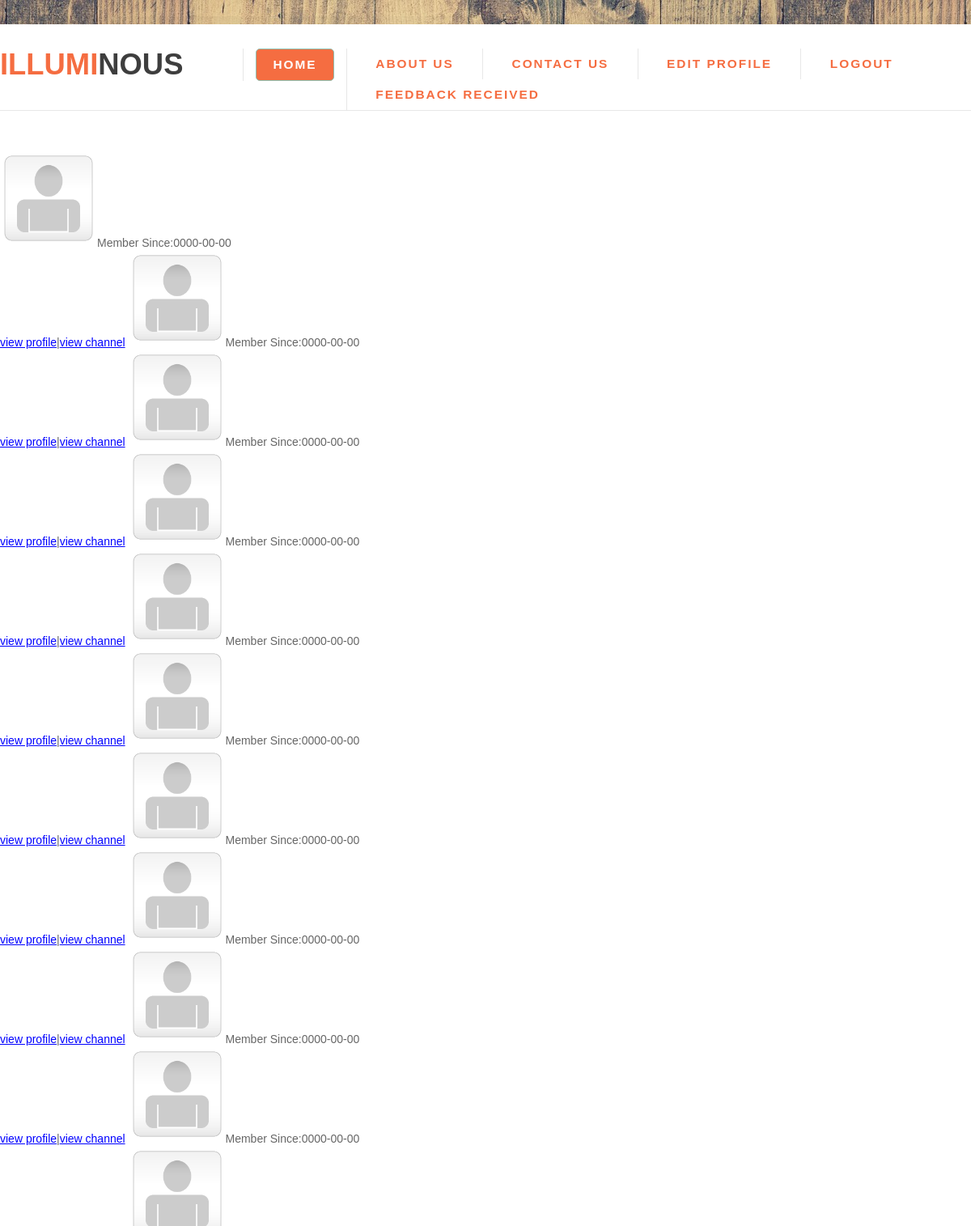
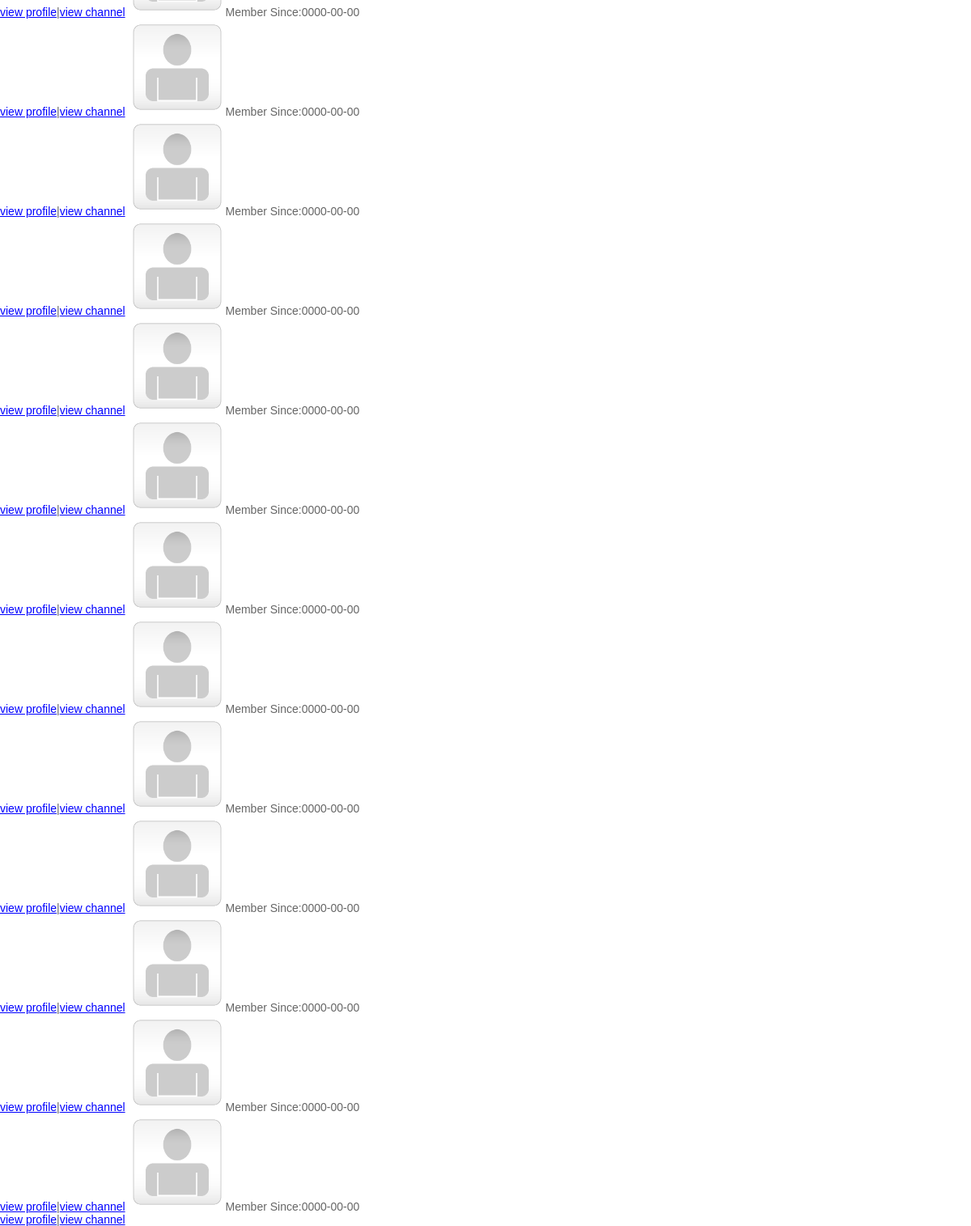
Screenshot of /uploads/98562-latest_members.php (signed in) with the database file from the repository (2 pictures, top to bottom).
### tables this page shows
CREATE TABLE IF NOT EXISTS `users` (
  `id` int(11) NOT NULL,
  `firstname` varchar(30) NOT NULL,
  `lastname` varchar(30) NOT NULL,
  `username` varchar(30) NOT NULL,
  `email` varchar(255) NOT NULL,
  `password` varchar(32) NOT NULL,
  `gender` varchar(66) NOT NULL,
  `dob` varchar(8) NOT NULL,
  `profile_pic` varchar(66) NOT NULL,
  `date_joined` date NOT NULL,
  `country` varchar(77) NOT NULL,
  `locked` varchar(3) NOT NULL,
  `role` text NOT NULL,
  `department` text NOT NULL,
  `year` varchar(20) NOT NULL
);

### uploads/98562-latest_members.php (the view, shortened to what this page needs)
<?php
include ( 'includes/header1.php' );
?>
<?php
 if (!isset($_SESSION['username'])){
     echo"<h3>You Need To Login To view our Members...!</h3>";
	 echo'<br>';
     echo'<h4>Already a Member&nbsp;...?&nbsp;';echo '<a href="login.php">Login Here...!</a> ';
	 echo'&nbsp;No...&nbsp;?&nbsp;';echo '<a href="join.php">Join us Now...!</a> </h4>';
	 }else{
$get_users = mysql_query("SELECT * FROM users ORDER by date_joined DESC");
if (mysql_num_rows($get_users) == 0) {
	echo "There are no users yet!";
}
else {
	while ($row = mysql_fetch_assoc($get_users)) {
		$date_joined=$row['date_joined'];
		$user=$row['username'];
		$profile_pic = $row['profile_pic'];
		 if ($profile_pic == '') {
 echo "<img src='./data/users/images/icons/avatar.png' height='120'>";
 }
 else {
 echo "<img src='profile_picture/$profile_pic' height='120' width='150'style='
border:3px solid #CC9900;'>";
 }
	print'Member Since:';echo $date_joined ; print'<br>';
	?>
			  <a href="profile.php?u=<?php echo  $user;?>">view profile</a>|<a href="this_channel.php?cc=<?php echo  $user;?>">view channel</a>
	<?php
	}
}
?>
<?php  } ?>

### includes/header1.php (shortened to what this page needs)
<head>
<link rel="stylesheet" href="http://netdna.bootstrapcdn.com/font-awesome/4.0.3/css/font-awesome.min.css" />
<link type="text/css" rel="stylesheet" href="css/style.css" />
<link href="css/default.css" rel="stylesheet" type="text/css" media="all" />
<link href="css/mainfont.css" rel="stylesheet" type="text/css" media="all" />
<link href="css/style.css" rel="stylesheet" type="text/css" media="all" />
</head>
<body>
<div id="wrapper-bg">
	<div id="wrapper">
		<div id="header" class="container">
			<div id="logo">
				<h1><a href="index.php"><span>ILLUMI</span>NOUS</a></h1>
			</div>
			<div id="menu">
				<ul>
					<li class="active"><a href="index.php" accesskey="1" title="">Home</a></li>
					<li><a href="about.php" accesskey="3" title="">About Us</a></li>
					<li><a href="contact.php" accesskey="4" title="">Contact Us</a></li>
					<?php if (isset($_SESSION['username'])){?>
			        <li><a href="manage-profile.php">Edit Profile</a></li>
					<li><a href="logout.php">Logout</a></li>
					<?php   $username = $_SESSION['username'];
					        $query = mysql_query("SELECT * FROM users where username='$username'");
							$row=mysql_fetch_array($query);
											    ?>
					<?php if ($row['role']=='Teacher'){?>
			        <li><a href="feedback_received.php">Feedback Received</a></li>
					<?php }else{ ?>
					<?php } ?>
			        <?php }else{ ?>
					<li><a id="modal_trigger" href="#modal" accesskey="5" >Login</a></li>
					<?php } ?>
				</ul>
			</div>
		</div>
	</div>
</div>
</body>
</html>

### css/style.css (style rules this page uses)
body { font-family: 'Source Sans Pro', sans-serif; font-size: 14px; color: #666; }

### css/default.css (style rules this page uses)
html, body { height: 100%; }
body { margin: 0px; padding: 0px; font-family: 'Open Sans', sans-serif; font-size: 10pt; color: #000000; }
h1, h2, h3 { margin: 0; padding: 0; }
p, ol, ul { margin-top: 0px; }
a { color: #0000FF; }
#wrapper-bg { overflow: hidden; background: url(../images/bg01.jpg) repeat; }
#wrapper { margin-top: 30px; padding-bottom: px; background: #FFF; box-shadow: 0px 10px 0px rgba(0,0,0,0.03), 0px -10px 0px rgba(0,0,0,0.03); }
.container { width: 1200px; margin: 0px auto; }
#header { overflow: hidden; border-bottom: 1px solid #E7E7E7; }
#logo { float: left; width: 300; }
#logo h1 a { display: block; line-height: 100px; text-transform: uppercase; text-decoration: none; font-family: 'Archivo Narrow', sans-serif; font-size: 1.3em; color: #3E3E3E; }
#logo span { color: #F56D41; }
#menu { float: right; width: 900px; }
#menu ul { float: right; margin: 0px; padding: 30px 0px 0px 0px; list-style: none; line-height: normal; }
#menu li { float: left; border-left: 1px solid #E7E7E7; }
#menu a { display: block; padding: 10px 20px; margin: 0em 1em; letter-spacing: 2px; text-decoration: none; text-transform: uppercase; font-family: 'Archivo Narrow', sans-serif; font-size: 1.10em; font-weight: 600; color: #F56D41; }
#menu .active a { background: #F56D41; border-radius: 5px; box-shadow: 0px 0px 0px 5px rgba(255,255,255,0.1); border: 1px solid #8EBEAE; color: #FFFFFF; }

### rows the page displays
users: date_joined "0000-00-00"
users: date_joined "0000-00-00"
users: date_joined "0000-00-00"
users: date_joined "0000-00-00"
users: date_joined "0000-00-00"
users: date_joined "0000-00-00"
users: date_joined "0000-00-00"
users: date_joined "0000-00-00"
users: date_joined "0000-00-00"
users: date_joined "0000-00-00"
users: date_joined "0000-00-00"
users: date_joined "0000-00-00"
users: date_joined "0000-00-00"
users: date_joined "0000-00-00"
users: date_joined "0000-00-00"
users: date_joined "0000-00-00"
users: date_joined "0000-00-00"
users: date_joined "0000-00-00"
users: date_joined "0000-00-00"
users: date_joined "0000-00-00"
users: date_joined "0000-00-00"
users: date_joined "0000-00-00"
users: date_joined "0000-00-00"
